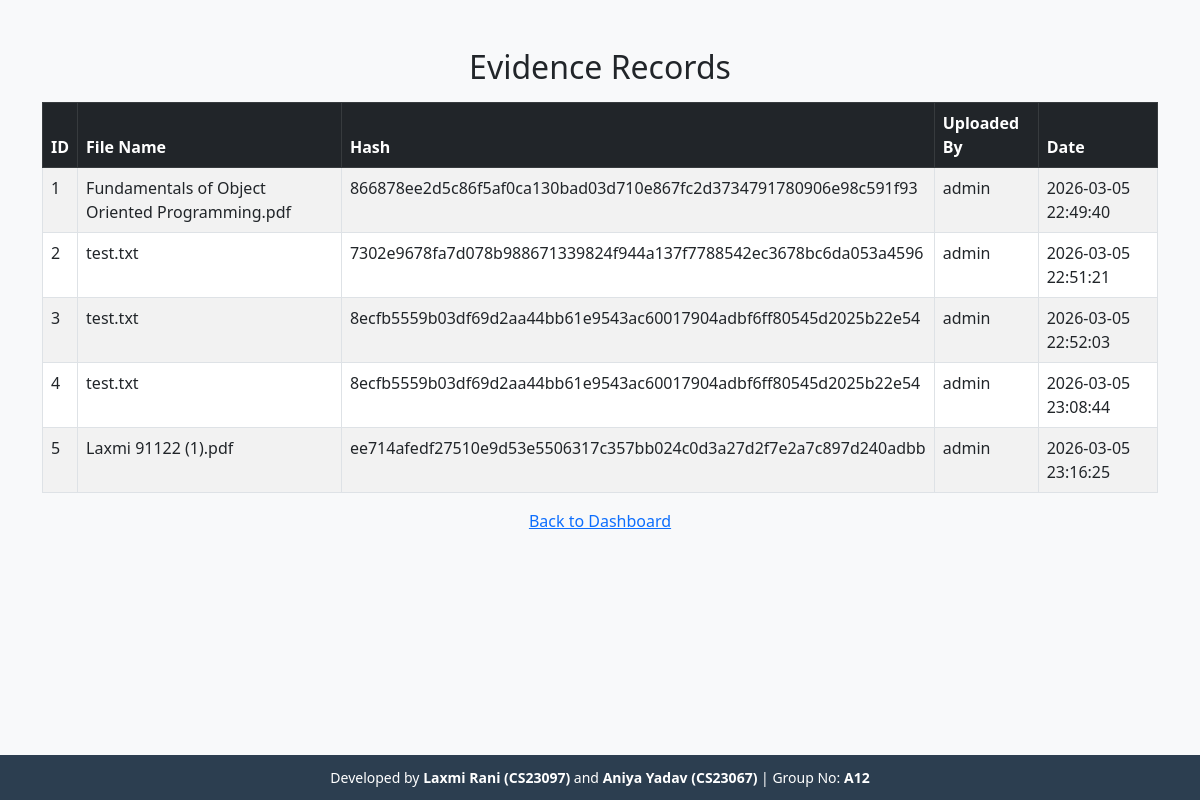
Page /evidence on the committed database.
### tables this page shows
CREATE TABLE evidence(
        id INTEGER PRIMARY KEY AUTOINCREMENT,
        file_name TEXT,
        hash_value TEXT,
        uploaded_by TEXT,
        upload_date TEXT
    );

### app.py (the view)
@app.route("/evidence")
def evidence():
    conn = connect_db()
    cursor = conn.cursor()
    cursor.execute("SELECT * FROM evidence")
    data = cursor.fetchall()
    conn.close()
    return render_template("evidence.html", records=data)

### app.py (called while the page is built)
def connect_db():
    return sqlite3.connect("database.db")

### templates/evidence.html (shortened to what this page needs)
<!DOCTYPE html>
<html>
<head>
<link href="https://cdn.jsdelivr.net/npm/bootstrap@5.3.0/dist/css/bootstrap.min.css" rel="stylesheet">
</head>
<body class="bg-light">
<div class="container mt-5">
    <h2 class="mb-3 text-center">Evidence Records</h2>
    <table class="table table-striped table-bordered">
        <thead class="table-dark">
            <tr>
                <th>ID</th>
                <th>File Name</th>
                <th>Hash</th>
                <th>Uploaded By</th>
                <th>Date</th>
            </tr>
        </thead>
        <tbody>
            {% for row in records %}
            <tr>
                <td>{{row[0]}}</td>
                <td>{{row[1]}}</td>
                <td>{{row[2]}}</td>
                <td>{{row[3]}}</td>
                <td>{{row[4]}}</td>
            </tr>
            {% endfor %}
        </tbody>
    </table>
    <p class="text-center"><a href="/dashboard">Back to Dashboard</a></p>
</div>
{% include 'footer.html' %}
</body>
</html>

### rows in the picture
evidence: id "1", file_name "Fundamentals of Object Oriented Programming.pdf", hash_value "866878ee2d5c86f5af0ca130bad03d710e867fc2d3734791780906e98c591f93", uploaded_by "admin", upload_date "2026-03-05 22:49:40"
evidence: id "2", file_name "test.txt", hash_value "7302e9678fa7d078b988671339824f944a137f7788542ec3678bc6da053a4596", uploaded_by "admin", upload_date "2026-03-05 22:51:21"
evidence: id "3", file_name "test.txt", hash_value "8ecfb5559b03df69d2aa44bb61e9543ac60017904adbf6ff80545d2025b22e54", uploaded_by "admin", upload_date "2026-03-05 22:52:03"
evidence: id "4", file_name "test.txt", hash_value "8ecfb5559b03df69d2aa44bb61e9543ac60017904adbf6ff80545d2025b22e54", uploaded_by "admin", upload_date "2026-03-05 23:08:44"
evidence: id "5", file_name "Laxmi 91122 (1).pdf", hash_value "ee714afedf27510e9d53e5506317c357bb024c0d3a27d2f7e2a7c897d240adbb", uploaded_by "admin", upload_date "2026-03-05 23:16:25"
